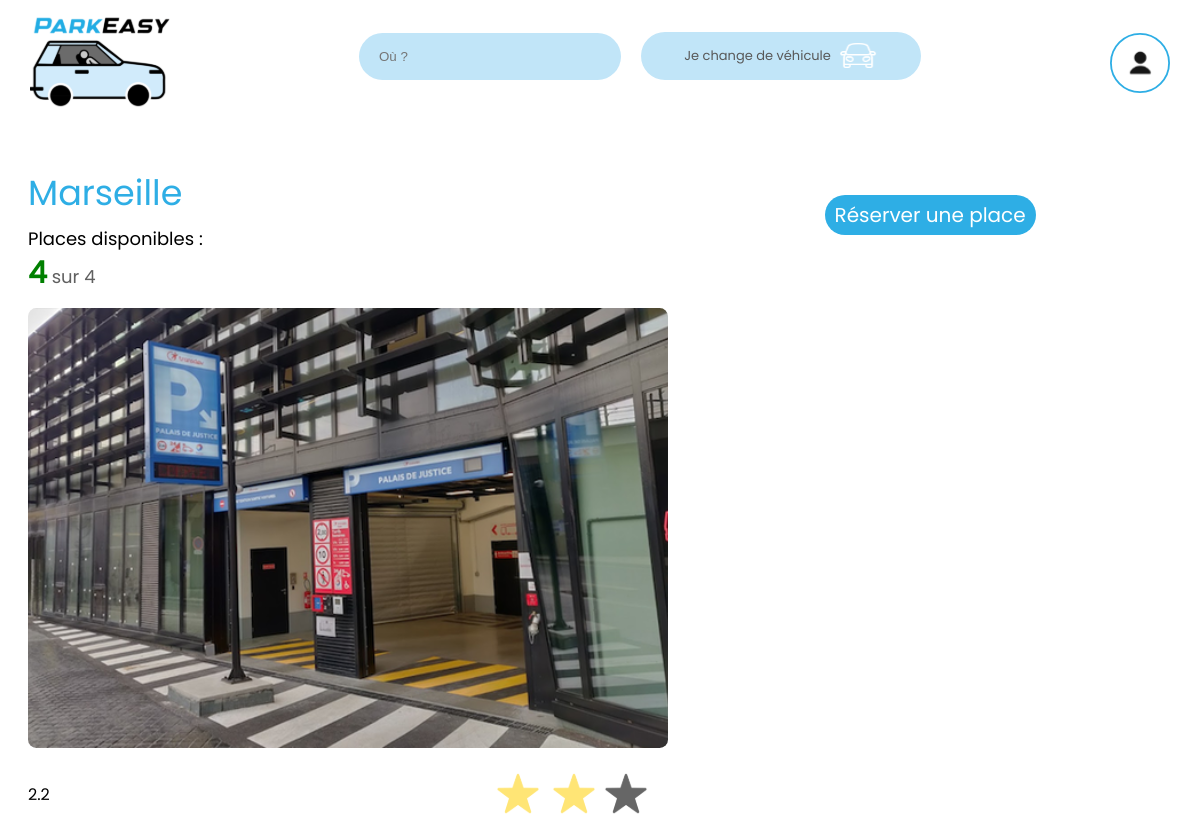
Before: /detailparking/5 with the older database file.
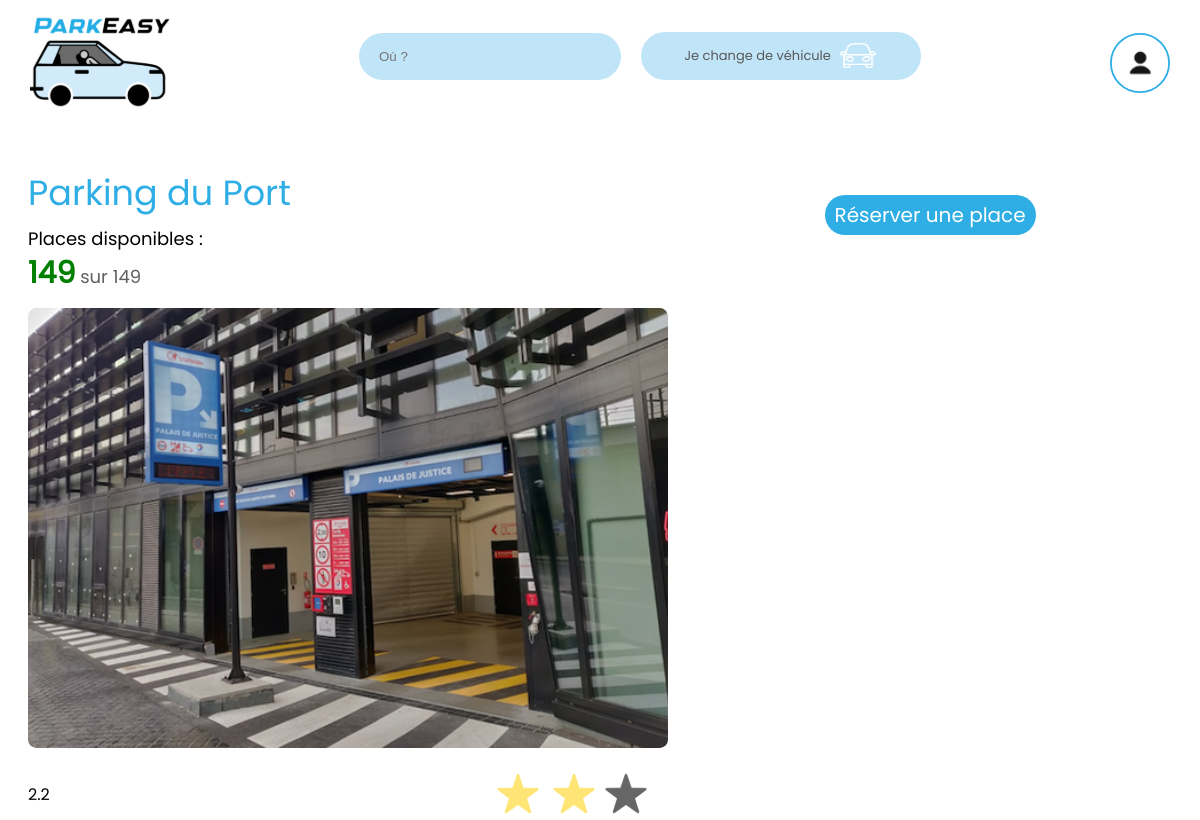
After: the same page with the newer database file.
### tables this page shows
CREATE TABLE Parking (
        Park_Id INTEGER PRIMARY KEY AUTOINCREMENT,
        Nom_Parking TEXT UNIQUE NOT NULL,
        Adresse_Parking TEXT NOT NULL,
        Ville_Parking TEXT NOT NULL,
        Hauteur_max REAL NOT NULL,
        A_Places_handicapees INTEGER NOT NULL DEFAULT 0,
        Est_Sous_Surveillance INTEGER NOT NULL DEFAULT 0,
        Est_Couvert INTEGER NOT NULL DEFAULT 0,
        Est_Horaire_24h INTEGER NOT NULL DEFAULT 0 
    );

### app.py (the view)
@app.route('/detailparking/<int:parking_id>')
def detailparking(parking_id):
    with connect_db() as db:
        cursor = db.cursor()
        cursor.execute("SELECT * FROM Parking WHERE Park_Id = ?", (parking_id,))
        parking_info = cursor.fetchone()
        cursor.execute("SELECT COUNT(Place.Place_Id) FROM Place LEFT JOIN Reservation ON Place.Place_Id = Reservation.Place_Id AND Reservation.Date_Fin_Reservation >= datetime('now') WHERE Place.Park_Id = ? AND Reservation.Place_Id IS NULL;", (parking_id,))
        nombre_places_disponibles_parking = cursor.fetchone()[0]
        cursor.execute("SELECT COUNT(Place.Place_Id) FROM Place WHERE Park_Id = ?", (parking_id,))
        nombre_places_totales_parking = cursor.fetchone()[0]
    return render_template('DetailParking.html', parking_info=parking_info , nombre_places_disponibles_parking=nombre_places_disponibles_parking, nombre_places_totales_parking=nombre_places_totales_parking)

### app.py (called while the page is built)
def connect_db():
    db_path = os.path.join(os.path.dirname(__file__), 'ParkEase.db')
    return sqlite3.connect(db_path)

### templates/DetailParking.html (shortened to what this page needs)
<!DOCTYPE html>
<html lang="fr">
  <head>
    <link rel="stylesheet" href="/static/reset.css" />
    <link rel="stylesheet" href="/static/detailparking.css" />
    <link rel="stylesheet" href="/static/global.css" />
  </head>
  <body>
    <div class="navbar">
      <a href="/home"
        ><img class="logo" src="../static/Picture/logo.svg" alt="logo"
      /></a>
      <div class="barrederecherche">
        <input
          class="input"
          type="text"
          id=""
          name=""
          placeholder="Où ?"
          required
        />
        <div class="vehicule">
          <p class="paragraphvehicule">Je change de véhicule</p>
          <img class="car" src="../static/Picture/Car.svg" alt="car" />
        </div>
      </div>
      <div class="navaccount">
        <img
          class="account"
          src="../static/Picture/account.svg"
          alt="account"
        />
      </div>
    </div>
    <div class="wrapper">
      <div class="wrappercontainer">
        <div class="leftcontainer">
          <h1 class="title">{{ parking_info[1] }}</h1>
          <p class="paragraph">Places disponibles :</p>
          <div class="container">
            <p class="nbdeplace">
              <span id="green">{{ nombre_places_disponibles_parking }}</span>
              sur {{ nombre_places_totales_parking }}
            </p>
          </div>
          <img
            class="parkingpicture"
            src="../static/Picture/parkingimage.svg"
            alt=""
          />
          <div class="information">
            <div class="picturecontainer">
               {{ parking_info[4] }}
            </div>
            <div class="note">
              <img src="../static/Picture/etoile.svg" alt="" />
            </div>
          </div>
        </div>
        <div class="rightcontainer">
          <a class="bouton" href="/reservation/{{  parking_info[0] }}">Réserver une place</a>
        </div>
      </div>
    </div>
  </body>
</html>

Changed rows visible on the page:
changed Parking: Nom_Parking "Marseille" → "Parking du Port"
Other visible differences:
{{ nombre_places_disponibles_parking }}: "4" → "149"
{{ nombre_places_totales_parking }}: "4" → "149"
